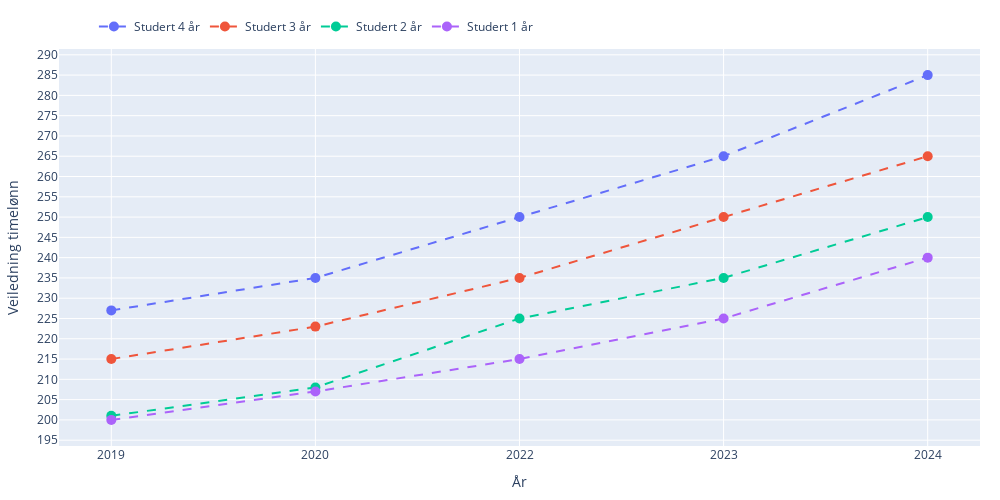

The notebook cell this image was saved under:
### Markdown cell above
Tallene er hentet fra de årlige artiklene fra Tekna med sommerjobbanebfalinger. Fant dessverre ikke tall fra 2021.
https://www.tekna.no/student/jobbsoking-for-studenter/lonnsveiledning-sommerjobb/

### Code cell
fields = [
    'Studert 4 år',
    'Studert 3 år',
    'Studert 2 år',
    'Studert 1 år'
]

data = {
    '2019': [227, 215, 201, 200],
    '2020': [235, 223, 208, 207],
    '2022': [250, 235, 225, 215],
    '2023': [265, 250, 235, 225],
    '2024': [285, 265, 250, 240]
}


df_fields = pd.DataFrame(data, index=fields)

fig = go.Figure()
for field in fields:
    fig.add_trace(go.Scatter(x=df_fields.columns, 
                             y=df_fields.loc[field], 
                             mode='markers+lines', 
                             name=field, 
                             marker=dict(size=10),
                             line=dict(width=2, dash='dash'),
                             connectgaps=True))



fig.update_layout(
    height=500,
    width=1000,
    xaxis_title='År',
    yaxis_title='Veiledning timelønn',
    margin=dict(l=20, r=20, t=20, b=20),
    legend=dict(orientation="h",
                yanchor="bottom",
                y=1.02,
                xanchor="right",
                x=0.52),
    xaxis = dict(tickmode ='linear', dtick=1),
    yaxis = dict(tickmode ='linear', dtick=5)
)

fig.show()
fig.write_image(file="Sommerjobblønn.pdf", format="pdf")

### Figure 1 — Plotly figure (JSON) as saved in the notebook; plotly's stock layout.template omitted (floating-point values rounded to 4 significant figures)
{"data": [{"connectgaps": true, "line": {"dash": "dash", "width": 2}, "marker": {"size": 10}, "mode": "markers+lines", "name": "Studert 4 år", "type": "scatter", "x": ["2019", "2020", "2022", "2023", "2024"], "y": [227, 235, 250, 265, 285]}, {"connectgaps": true, "line": {"dash": "dash", "width": 2}, "marker": {"size": 10}, "mode": "markers+lines", "name": "Studert 3 år", "type": "scatter", "x": ["2019", "2020", "2022", "2023", "2024"], "y": [215, 223, 235, 250, 265]}, {"connectgaps": true, "line": {"dash": "dash", "width": 2}, "marker": {"size": 10}, "mode": "markers+lines", "name": "Studert 2 år", "type": "scatter", "x": ["2019", "2020", "2022", "2023", "2024"], "y": [201, 208, 225, 235, 250]}, {"connectgaps": true, "line": {"dash": "dash", "width": 2}, "marker": {"size": 10}, "mode": "markers+lines", "name": "Studert 1 år", "type": "scatter", "x": ["2019", "2020", "2022", "2023", "2024"], "y": [200, 207, 215, 225, 240]}], "layout": {"height": 500, "legend": {"orientation": "h", "x": 0.52, "xanchor": "right", "y": 1.02, "yanchor": "bottom"}, "margin": {"b": 20, "l": 20, "r": 20, "t": 20}, "width": 1000, "xaxis": {"dtick": 1, "tickmode": "linear", "title": {"text": "År"}}, "yaxis": {"dtick": 5, "tickmode": "linear", "title": {"text": "Veiledning timelønn"}}}}
